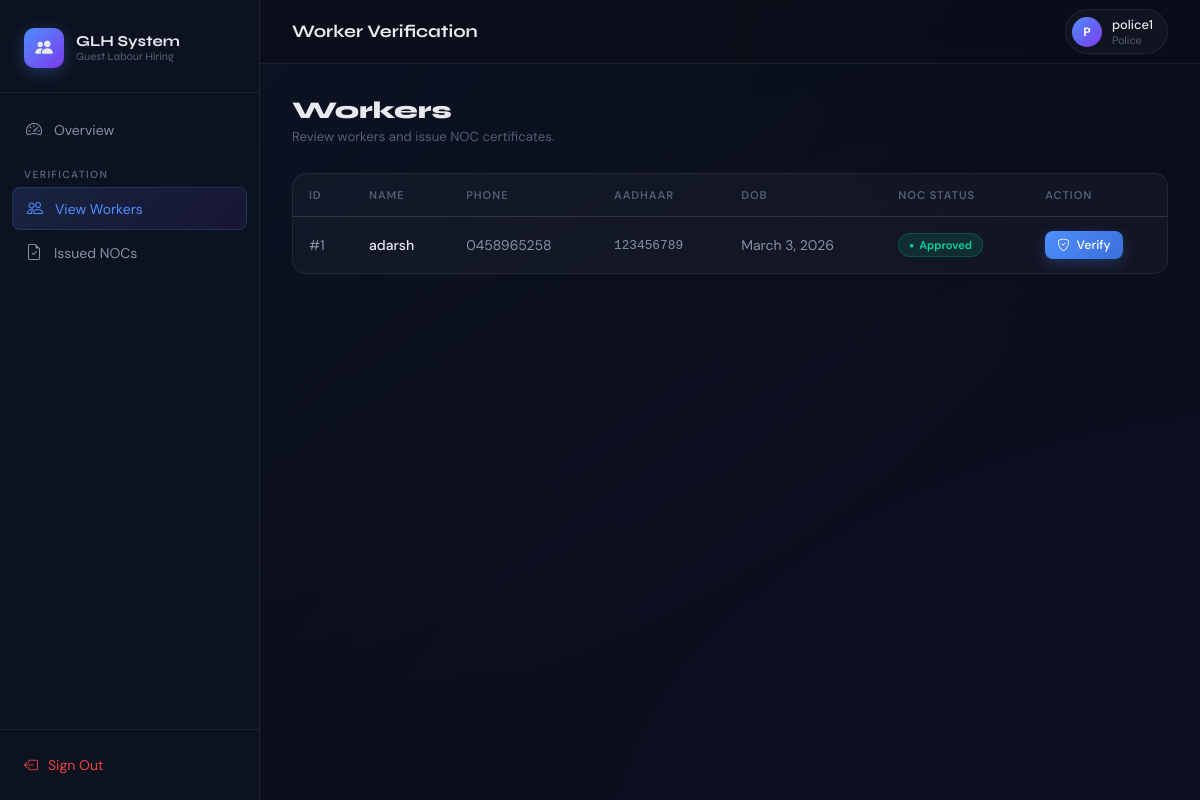
/police/workers/ (signed in), run on the app's committed database.
### hiring/models.py (models this page shows, shortened)
class UserProfile(models.Model):
    USER_TYPE_CHOICES = [
        ('Admin',    'Admin'),
        ('Police',   'Police'),
        ('Employer', 'Employer'),
        ('Worker',   'Worker'),
    ]
    STATUS_CHOICES = [
        ('Active',   'Active'),
        ('Inactive', 'Inactive'),
    ]
    user      = models.OneToOneField(User, on_delete=models.CASCADE, related_name='profile')
    user_type = models.CharField(max_length=20, choices=USER_TYPE_CHOICES)
    status    = models.CharField(max_length=10, choices=STATUS_CHOICES, default='Active')

class Worker(models.Model):
    GENDER_CHOICES = [('Male', 'Male'), ('Female', 'Female'), ('Other', 'Other')]
    wid             = models.AutoField(primary_key=True)
    name            = models.CharField(max_length=100)
    address         = models.TextField()
    gender          = models.CharField(max_length=10, choices=GENDER_CHOICES)
    phone           = models.CharField(max_length=15)
    email           = models.EmailField(unique=True)
    aadhaar_number  = models.CharField(max_length=12, unique=True)
    date_of_birth   = models.DateField()
    languages_known = models.CharField(max_length=200)
    login           = models.OneToOneField(UserProfile, on_delete=models.CASCADE, related_name='worker_profile')

class NOC(models.Model):
    STATUS_CHOICES = [
        ('Pending',  'Pending'),
        ('Approved', 'Approved'),
        ('Rejected', 'Rejected'),
    ]
    nid         = models.AutoField(primary_key=True)
    worker      = models.OneToOneField(Worker, on_delete=models.CASCADE, related_name='noc')
    status      = models.CharField(max_length=10, choices=STATUS_CHOICES, default='Pending')
    remarks     = models.TextField(blank=True)
    verified_by = models.ForeignKey(UserProfile, on_delete=models.SET_NULL, null=True, blank=True, related_name='verified_nocs')

### hiring/views.py (the view)
# urls.py: path('police/workers/',               views.police_view_workers, name='police_view_workers'),
@login_required
def police_view_workers(request):
    if get_role(request.user) != 'Police':
        return redirect('dashboard')
    workers = Worker.objects.prefetch_related('noc').all()
    return render(request, 'hiring/police/view_workers.html', {'workers': workers})

### hiring/views.py (called while the page is built)
def get_role(user):
    try:
        return user.profile.user_type
    except Exception:
        return None

### hiring/templates/hiring/police/view_workers.html (shortened to what this page needs)
{% extends "hiring/base.html" %}
{% block page_title %}Worker Verification{% endblock %}
{% block sidebar %}
<a href="{% url 'police_dashboard' %}"><i class="bi bi-speedometer2"></i> Overview</a>
<div class="nav-label">Verification</div>
<a href="{% url 'police_view_workers' %}" class="active"><i class="bi bi-people"></i> View Workers</a>
<a href="{% url 'police_view_nocs' %}"><i class="bi bi-file-earmark-check"></i> Issued NOCs</a>
{% endblock %}
{% block content %}
<div class="page-header fade-up"><div><h1>Workers</h1><p>Review workers and issue NOC certificates.</p></div></div>
<div class="card fade-up"><div class="table-wrap"><table>
<thead><tr><th>ID</th><th>Name</th><th>Phone</th><th>Aadhaar</th><th>DOB</th><th>NOC Status</th><th>Action</th></tr></thead>
<tbody>
{% for w in workers %}
<tr>
  <td>#{{ w.wid }}</td>
  <td style="color:var(--text);font-weight:500;">{{ w.name }}</td>
  <td>{{ w.phone }}</td>
  <td style="font-family:monospace;font-size:0.8rem;">{{ w.aadhaar_number }}</td>
  <td>{{ w.date_of_birth }}</td>
  <td>{% if w.noc %}<span class="badge badge-{{ w.noc.status|lower }}">{{ w.noc.status }}</span>{% else %}<span class="badge badge-pending">No NOC</span>{% endif %}</td>
  <td><a href="{% url 'police_issue_noc' w.wid %}" class="btn btn-primary btn-sm"><i class="bi bi-shield-check"></i> Verify</a></td>
</tr>
{% empty %}<tr><td colspan="7"><div class="empty-state"><i class="bi bi-people"></i><p>No workers found.</p></div></td></tr>{% endfor %}
</tbody></table></div></div>
{% endblock %}

### hiring/templates/hiring/base.html (shortened to what this page needs)
<!DOCTYPE html>
<html lang="en">
<head>
  <link rel="stylesheet" href="https://cdn.jsdelivr.net/npm/bootstrap-icons@1.11.3/font/bootstrap-icons.css">
</head>
<body>
{% if user.is_authenticated %}
<div class="app-layout">
  <aside class="sidebar">
    <div class="sidebar-brand">
      <div class="logo">
        <div class="logo-icon"><i class="bi bi-people-fill"></i></div>
        <div class="logo-text">GLH System<div class="logo-sub">Guest Labour Hiring</div></div>
      </div>
    </div>
    <nav class="sidebar-nav">{% block sidebar %}{% endblock %}</nav>
    <div class="sidebar-footer"><a href="{% url 'logout' %}"><i class="bi bi-box-arrow-left"></i> Sign Out</a></div>
  </aside>
  <div class="main-wrap">
    <div class="topbar">
      <div class="topbar-title">{% block page_title %}Dashboard{% endblock %}</div>
      <div class="user-badge">
        <div class="user-avatar">{{ user.username|slice:":1"|upper }}</div>
        <div><div class="user-name">{{ user.username }}</div><div class="user-role">{{ user.profile.user_type }}</div></div>
      </div>
    </div>
    <div class="content">
      {% block content %}{% endblock %}
    </div>
  </div>
</div>
{% else %}{% block public_content %}{% endblock %}{% endif %}
</body>
</html>

### data on the page
Worker: wid "1", name "adarsh", phone "0458965258", aadhaar_number "123456789", date_of_birth "March 3, 2026", noc.status "Approved"

### other printed values
{{ user.username|slice:":1"|upper }} "P"
{{ user.username }} "police1"
{{ user.profile.user_type }} "Police"
